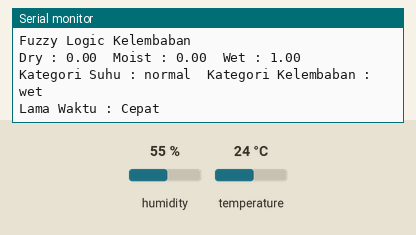
This sketch was run on a simulated ESP32. Parts: the last lines printed to the serial monitor. Inputs (shaded band) come from the test bench; at power-on: humidity 55 %, temperature 24 °C. WiFi joins after 1.5 s; servers stay silent unless stated; uploads are accepted with an empty reply.

Above: at 5.2 s.
5.3 s: humidity set to 22 %
At 6.9 s:
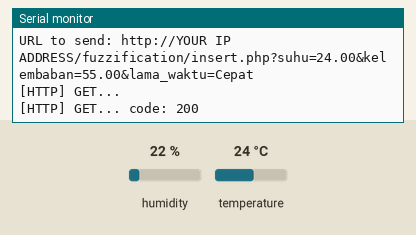
11.7 s: temperature set to 12 °C
At 16.21 s:
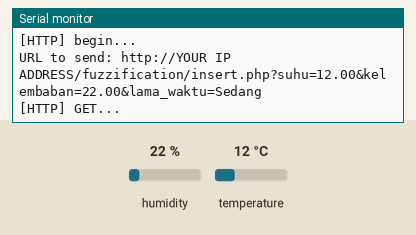
22.7 s: humidity set to 68 %
At 27.9 s:
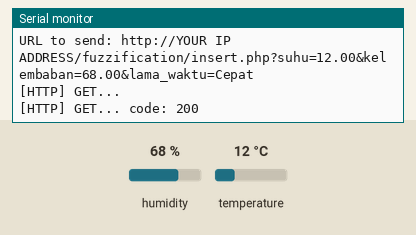
33.2 s: temperature set to 28 °C
At 38.3 s:
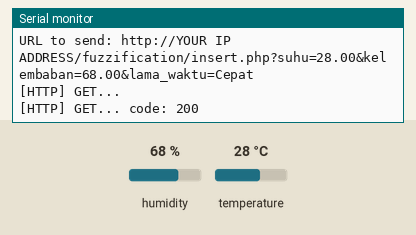
43.7 s: humidity set to 40 %
At 48.8 s:
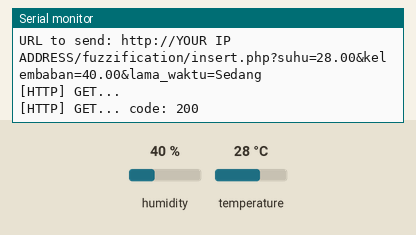
54.2 s: temperature set to 2 °C
At 59.2 s:
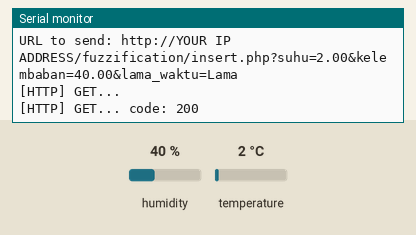
Timing chart, 0 to 60.7 s (numbered marks = the images above; inputs shaded):
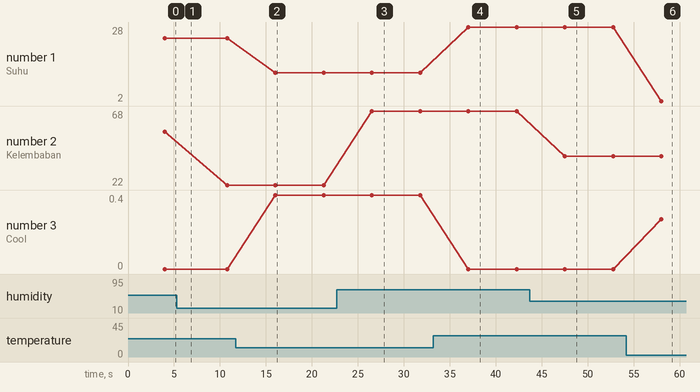

The sketch:

arduino-fuzzification.ino
```cpp
#include <DHT.h>
#include <Arduino.h>
#include <WiFi.h>
#include <WiFiMulti.h>
#include <HTTPClient.h>

#define DHTPIN 5
#define DHTTYPE DHT11

WiFiMulti wifiMulti;
DHT dht(DHTPIN, DHTTYPE);

float suhu;
float kelembaban;
String lama_waktu;
String cepat = "Cepat";
String sedang = "Sedang";
String lama = "Lama";
String temp_after;
String hum_after;

void setup() {
  Serial.begin(115200);
  for(uint8_t t=4; t>0; t--){
    Serial.printf("[SETUP] WAIT %d...\n", t);
    Serial.flush();
    delay(1000);
  }
  wifiMulti.addAP("Your SSID", "Your SSID Password");
  Serial.println("Network is connected...");
  dht.begin();
}

float fuzzy_cold(){
  float cold;

  if (suhu <= 0){
    cold = 1;
  } else if (suhu >= 0 && suhu <= 3){
    cold = (3 - suhu) / 3;
    //cold = cold;
  } else if (suhu >= 3){
    cold = 0;
  }

  return cold;
}

float fuzzy_cool(){
  float cool;

  if(suhu <= 0 || suhu >= 15){
    cool = 0;
  } else if (suhu >= 0 && suhu <= 7.5){
    cool = (suhu - 0) / 7.5;
  } else if (suhu >= 7.5 && suhu <= 15){
    cool = (15 - suhu) / 7.5;
  }
  return cool;
}

float fuzzy_normal(){
  float normal;

  if (suhu <= 12 || suhu >= 27){
    normal = 0;
  } else if (suhu >= 12 && suhu <= 19.5){
    normal = (suhu - 12) / 7.5;
  } else if (suhu >= 19.5 && suhu <= 27){
    normal = (27 - suhu) / 7.5;
  }
  return normal;
}

float fuzzy_warm(){
  float warm;

  if (suhu <= 24 || suhu >= 39){
    warm = 0;
  } else if (suhu >= 24 && suhu <= 31.5){
    warm = (suhu - 24) / 7.5;
  } else if (suhu >= 31.5 && suhu <= 39){
    warm = (39 - suhu) / 7.5;
  }
  return warm;
}

float fuzzy_hot(){
  float hot;

  if (suhu <= 36){
    hot = 0;
  } else if (suhu >= 36 && suhu <= 39){
    hot = (36 - suhu) / 3;
    hot = -hot;
  } else if (suhu >= 39){
    hot = 1;
  }
  return hot;
}

float fuzzy_dry(){
  float dry;

  if (kelembaban <= 10){
    dry = 1;
  } else if (kelembaban >= 10 && kelembaban <= 20){
    dry = (20 - kelembaban) / 10;
  } else if (kelembaban >= 20){
    dry = 0;
  }
  return dry;
}

float fuzzy_moist(){
  float moist;

  if (kelembaban <= 10 || kelembaban >= 50){
    moist = 0;
  } else if (kelembaban >= 10 && kelembaban <= 30){
    moist = (kelembaban - 10) / 20;
  } else if (kelembaban >= 30 && kelembaban <= 50){
    moist = (50 - kelembaban) / 20;
  }
  return moist;
}

float fuzzy_wet(){
  float wet;

  if (kelembaban <= 40){
    wet = 0;
  } else if (kelembaban >= 40 && kelembaban <= 50){
    wet = (kelembaban - 40) / 10;
  } else if (kelembaban >= 50){
    wet = 1;
  }
  return wet;
}

void loop() {
  suhu = dht.readTemperature();
  kelembaban = dht.readHumidity();
  float cold = fuzzy_cold();
  float cool = fuzzy_cool();
  float normal = fuzzy_normal();
  float warm = fuzzy_warm();
  float hot = fuzzy_hot();
  float dry = fuzzy_dry();
  float moist = fuzzy_moist();
  float wet = fuzzy_wet();

  //Menentukan label kelembaban
  if (dry > moist && dry > wet){
    hum_after = "dry";
  } else if (moist > dry && moist > wet){
    hum_after = "moist";
  } else if (wet > dry && wet > moist){
    hum_after = "wet";
  }

  //Menentukan label suhu
  if (cold > cool && cold > normal && cold > warm && cold > hot){
    temp_after = "cold";
  } else if (cool > cold && cool > normal && cool > warm && cool > hot){
    temp_after = "cool";
  } else if (normal > cold && normal > cool && normal > warm && normal > hot){
    temp_after = "normal";
  } else if (warm > cold && warm > cool && warm > normal && warm > hot){
    temp_after = "warm";
  } else if (hot > cold && hot > cool && hot > normal && hot && warm){
    temp_after = "hot";
  }

  //Menentukan Perbandingan Label Suhu dan Kelembaban
  if (temp_after == "cold" && hum_after == "dry"){
    lama_waktu = lama;
  } else if (temp_after == "cold" && hum_after == "moist"){
    lama_waktu = lama;
  } else if (temp_after == "cold" && hum_after == "wet"){
    lama_waktu = cepat;
  } else if (temp_after == "cool" && hum_after == "dry"){
    lama_waktu = lama;
  } else if (temp_after == "cool" && hum_after == "moist"){
    lama_waktu = sedang;
  } else if (temp_after == "cool" && hum_after == "wet"){
    lama_waktu = cepat;
  } else if (temp_after == "normal" && hum_after == "dry"){
    lama_waktu = lama;
  } else if (temp_after == "normal" && hum_after == "moist"){
    lama_waktu = sedang;
  } else if (temp_after == "normal" && hum_after == "wet"){
    lama_waktu = cepat;
  } else if (temp_after == "warm" && hum_after == "dry"){
    lama_waktu = lama;
  } else if (temp_after == "warm" && hum_after == "moist"){
    lama_waktu = sedang;
  } else if (temp_after == "warm" && hum_after == "wet"){
    lama_waktu = cepat;
  } else if (temp_after == "hot" && hum_after == "dry"){
    lama_waktu = lama;
  } else if (temp_after == "hot" && hum_after == "moist"){
    lama_waktu = sedang;
  } else if (temp_after == "hot" && hum_after == "wet"){
    lama_waktu = cepat;
  }

  Serial.println();
  Serial.print("Suhu : " + (String)suhu + "\t");
  Serial.println("Kelembaban : " + (String)kelembaban + "\t");
  Serial.println("Fuzzy Logic Suhu");
  Serial.print("Cold : " + (String)cold + "\t");
  Serial.print("Cool : " + (String)cool + "\t");
  Serial.print("Normal : " + (String)normal + "\t");
  Serial.print("Warm : " + (String)warm + "\t");
  Serial.println("Hot : " + (String)hot);
  Serial.println("Fuzzy Logic Kelembaban");
  Serial.print("Dry : " + (String)dry + "\t");
  Serial.print("Moist : " + (String)moist + "\t");
  Serial.println("Wet : " + (String)wet);
  Serial.print("Kategori Suhu : " + temp_after + "\t");
  Serial.println("Kategori Kelembaban : " + hum_after + "\t");
  Serial.println("Lama Waktu : " + lama_waktu);

  if ((wifiMulti.run() == WL_CONNECTED)){
    HTTPClient http;
    Serial.print("[HTTP] begin...\n");

    String urlsend = "http://YOUR IP ADDRESS/fuzzification/insert.php?suhu=" +
                     (String)suhu + "&kelembaban=" + (String)kelembaban +
                     "&lama_waktu=" + lama_waktu + "";

    Serial.println("URL to send: " + urlsend);
    http.begin(urlsend);

    Serial.print("[HTTP] GET...\n");

    int httpCode = http.GET();

    if (httpCode > 0){
      Serial.printf("[HTTP] GET... code: %d\n", httpCode);

      if (httpCode == HTTP_CODE_OK){
        String payload = http.getString();
        Serial.println(payload);
      }
    } else {
      Serial.printf("[HTTP] GET... failed, error: %s\n",
      http.errorToString(httpCode).c_str());
    }
    http.end();
  }
  delay(5000);
}
```

Measured:
- after the input at 11.7 s, the serial monitor: prints a new line after 4.3 s (image 2)
- after the input at 22.7 s, the serial monitor: prints a new line after 3.8 s (image 3)
- after the input at 33.2 s, the serial monitor: prints a new line after 3.8 s (image 4)
- after the input at 43.7 s, the serial monitor: prints a new line after 3.8 s (image 5)
- after the input at 54.2 s, the serial monitor: prints a new line after 3.8 s (image 6)
- plotted number 1: 24 → 12 after the input at 11.7 s, 12 → 28 after the input at 33.2 s, 28 → 2 after the input at 54.2 s
- plotted number 2: 55 → 22 after the input at 5.3 s, 22 → 68 after the input at 22.7 s, 68 → 40 after the input at 43.7 s
- plotted number 3: 0 → 0.27 after the input at 54.2 s
